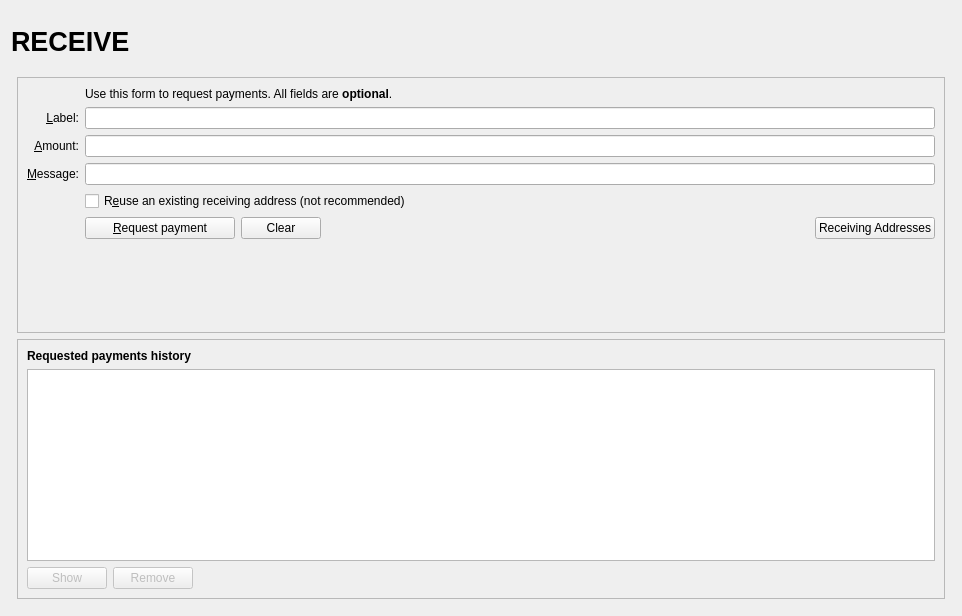
<?xml version="1.0" encoding="UTF-8"?>
<ui version="4.0">
 <class>ReceiveCoinsDialog</class>
 <widget class="QWidget" name="ReceiveCoinsDialog">
  <property name="geometry">
   <rect>
    <x>0</x>
    <y>0</y>
    <width>962</width>
    <height>616</height>
   </rect>
  </property>
  <layout class="QVBoxLayout" name="verticalLayout" stretch="0">
   <item>
    <layout class="QVBoxLayout" name="verticalLayout_Master" stretch="0,1">
     <property name="spacing">
      <number>0</number>
     </property>
     <item>
      <widget class="QFrame" name="frame_Header">
       <layout class="QVBoxLayout" name="verticalLayout_8">
        <property name="leftMargin">
         <number>0</number>
        </property>
        <property name="topMargin">
         <number>0</number>
        </property>
        <property name="rightMargin">
         <number>0</number>
        </property>
        <property name="bottomMargin">
         <number>0</number>
        </property>
        <item>
         <layout class="QHBoxLayout" name="horizontalLayout_Header" stretch="1,0,1">
          <item>
           <widget class="QLabel" name="labelOverviewHeaderLeft">
            <property name="minimumSize">
             <size>
              <width>464</width>
              <height>60</height>
             </size>
            </property>
            <property name="maximumSize">
             <size>
              <width>16777215</width>
              <height>60</height>
             </size>
            </property>
            <property name="font">
             <font>
              <pointsize>20</pointsize>
              <weight>75</weight>
              <bold>true</bold>
             </font>
            </property>
            <property name="text">
             <string>RECEIVE</string>
            </property>
           </widget>
          </item>
          <item>
           <spacer name="horizontalSpacer_3">
            <property name="orientation">
             <enum>Qt::Horizontal</enum>
            </property>
            <property name="sizeHint" stdset="0">
             <size>
              <width>40</width>
              <height>20</height>
             </size>
            </property>
           </spacer>
          </item>
          <item>
           <widget class="QLabel" name="labelOverviewHeaderRight">
            <property name="minimumSize">
             <size>
              <width>464</width>
              <height>60</height>
             </size>
            </property>
            <property name="maximumSize">
             <size>
              <width>16777215</width>
              <height>60</height>
             </size>
            </property>
            <property name="font">
             <font>
              <pointsize>14</pointsize>
             </font>
            </property>
            <property name="text">
             <string/>
            </property>
            <property name="alignment">
             <set>Qt::AlignRight|Qt::AlignTrailing|Qt::AlignVCenter</set>
            </property>
           </widget>
          </item>
         </layout>
        </item>
       </layout>
      </widget>
     </item>
     <item>
      <widget class="QFrame" name="frame_BG">
       <layout class="QVBoxLayout" name="verticalLayout_5">
        <property name="leftMargin">
         <number>6</number>
        </property>
        <property name="topMargin">
         <number>6</number>
        </property>
        <property name="rightMargin">
         <number>6</number>
        </property>
        <property name="bottomMargin">
         <number>6</number>
        </property>
        <item>
         <widget class="QFrame" name="frame2">
          <property name="sizePolicy">
           <sizepolicy hsizetype="Preferred" vsizetype="Expanding">
            <horstretch>0</horstretch>
            <verstretch>0</verstretch>
           </sizepolicy>
          </property>
          <property name="frameShape">
           <enum>QFrame::StyledPanel</enum>
          </property>
          <property name="frameShadow">
           <enum>QFrame::Sunken</enum>
          </property>
          <layout class="QVBoxLayout" name="verticalLayout_3">
           <item>
            <layout class="QGridLayout" name="gridLayout">
             <item row="7" column="2">
              <widget class="QCheckBox" name="reuseAddress">
               <property name="toolTip">
                <string>Reuse one of the previously used receiving addresses.&lt;br&gt;Reusing addresses has security and privacy issues.&lt;br&gt;Do not use this unless re-generating a payment request made before.</string>
               </property>
               <property name="text">
                <string>R&amp;euse an existing receiving address (not recommended)</string>
               </property>
              </widget>
             </item>
             <item row="7" column="0">
              <widget class="QLabel" name="label_4">
               <property name="text">
                <string/>
               </property>
              </widget>
             </item>
             <item row="6" column="0">
              <widget class="QLabel" name="label_3">
               <property name="toolTip">
                <string>An optional message to attach to the payment request, which will be displayed when the request is opened. Note: The message will not be sent with the payment over the ALLCOIN network.</string>
               </property>
               <property name="text">
                <string>&amp;Message:</string>
               </property>
               <property name="alignment">
                <set>Qt::AlignRight|Qt::AlignTrailing|Qt::AlignVCenter</set>
               </property>
               <property name="buddy">
                <cstring>reqMessage</cstring>
               </property>
              </widget>
             </item>
             <item row="4" column="2">
              <widget class="QLineEdit" name="reqLabel">
               <property name="toolTip">
                <string>An optional label to associate with the new receiving address.</string>
               </property>
              </widget>
             </item>
             <item row="6" column="2">
              <widget class="QLineEdit" name="reqMessage">
               <property name="toolTip">
                <string>An optional message to attach to the payment request, which will be displayed when the request is opened.&lt;br&gt;Note: The message will not be sent with the payment over the ALLCOIN network.</string>
               </property>
              </widget>
             </item>
             <item row="2" column="2">
              <widget class="QLabel" name="label_5">
               <property name="text">
                <string>Use this form to request payments. All fields are &lt;b&gt;optional&lt;/b&gt;.</string>
               </property>
              </widget>
             </item>
             <item row="4" column="0">
              <widget class="QLabel" name="label_2">
               <property name="toolTip">
                <string>An optional label to associate with the new receiving address.</string>
               </property>
               <property name="text">
                <string>&amp;Label:</string>
               </property>
               <property name="alignment">
                <set>Qt::AlignRight|Qt::AlignTrailing|Qt::AlignVCenter</set>
               </property>
               <property name="buddy">
                <cstring>reqLabel</cstring>
               </property>
              </widget>
             </item>
             <item row="5" column="0">
              <widget class="QLabel" name="label">
               <property name="toolTip">
                <string>An optional amount to request. Leave this empty or zero to not request a specific amount.</string>
               </property>
               <property name="text">
                <string>&amp;Amount:</string>
               </property>
               <property name="alignment">
                <set>Qt::AlignRight|Qt::AlignTrailing|Qt::AlignVCenter</set>
               </property>
               <property name="buddy">
                <cstring>reqAmount</cstring>
               </property>
              </widget>
             </item>
             <item row="5" column="2">
              <widget class="BitcoinAmountField" name="reqAmount">
               <property name="minimumSize">
                <size>
                 <width>80</width>
                 <height>0</height>
                </size>
               </property>
               <property name="toolTip">
                <string>An optional amount to request. Leave this empty or zero to not request a specific amount.</string>
               </property>
              </widget>
             </item>
             <item row="8" column="0">
              <widget class="QLabel" name="label_7">
               <property name="text">
                <string/>
               </property>
              </widget>
             </item>
             <item row="8" column="2">
              <layout class="QHBoxLayout" name="horizontalLayout">
               <item>
                <widget class="QPushButton" name="receiveButton">
                 <property name="minimumSize">
                  <size>
                   <width>150</width>
                   <height>0</height>
                  </size>
                 </property>
                 <property name="text">
                  <string>&amp;Request payment</string>
                 </property>
                 <property name="icon">
                  <iconset resource="../allcoin.qrc">
                   <normaloff>:/icons/receiving_addresses</normaloff>:/icons/receiving_addresses</iconset>
                 </property>
                </widget>
               </item>
               <item>
                <widget class="QPushButton" name="clearButton">
                 <property name="sizePolicy">
                  <sizepolicy hsizetype="Minimum" vsizetype="Fixed">
                   <horstretch>0</horstretch>
                   <verstretch>0</verstretch>
                  </sizepolicy>
                 </property>
                 <property name="toolTip">
                  <string>Clear all fields of the form.</string>
                 </property>
                 <property name="text">
                  <string>Clear</string>
                 </property>
                 <property name="icon">
                  <iconset resource="../allcoin.qrc">
                   <normaloff>:/icons/remove</normaloff>:/icons/remove</iconset>
                 </property>
                 <property name="autoDefault">
                  <bool>false</bool>
                 </property>
                </widget>
               </item>
               <item>
                <spacer name="horizontalSpacer">
                 <property name="orientation">
                  <enum>Qt::Horizontal</enum>
                 </property>
                 <property name="sizeHint" stdset="0">
                  <size>
                   <width>40</width>
                   <height>20</height>
                  </size>
                 </property>
                </spacer>
               </item>
               <item>
                <widget class="QPushButton" name="receivingAddressesButton">
                 <property name="text">
                  <string>Receiving Addresses</string>
                 </property>
                 <property name="icon">
                  <iconset resource="../allcoin.qrc">
                   <normaloff>:/icons/address-book</normaloff>:/icons/address-book</iconset>
                 </property>
                 <property name="autoDefault">
                  <bool>false</bool>
                 </property>
                </widget>
               </item>
              </layout>
             </item>
             <item row="9" column="2">
              <spacer name="verticalSpacer">
               <property name="orientation">
                <enum>Qt::Vertical</enum>
               </property>
               <property name="sizeHint" stdset="0">
                <size>
                 <width>20</width>
                 <height>40</height>
                </size>
               </property>
              </spacer>
             </item>
            </layout>
           </item>
          </layout>
         </widget>
        </item>
        <item>
         <widget class="QFrame" name="frame">
          <property name="sizePolicy">
           <sizepolicy hsizetype="Preferred" vsizetype="Expanding">
            <horstretch>0</horstretch>
            <verstretch>0</verstretch>
           </sizepolicy>
          </property>
          <property name="frameShape">
           <enum>QFrame::StyledPanel</enum>
          </property>
          <property name="frameShadow">
           <enum>QFrame::Raised</enum>
          </property>
          <layout class="QVBoxLayout" name="verticalLayout_2">
           <item>
            <widget class="QLabel" name="label_6">
             <property name="font">
              <font>
               <weight>75</weight>
               <bold>true</bold>
              </font>
             </property>
             <property name="text">
              <string>Requested payments history</string>
             </property>
            </widget>
           </item>
           <item>
            <widget class="QTableView" name="recentRequestsView">
             <property name="palette">
              <palette>
               <active>
                <colorrole role="Text">
                 <brush brushstyle="SolidPattern">
                  <color alpha="255">
                   <red>51</red>
                   <green>51</green>
                   <blue>51</blue>
                  </color>
                 </brush>
                </colorrole>
               </active>
               <inactive>
                <colorrole role="Text">
                 <brush brushstyle="SolidPattern">
                  <color alpha="255">
                   <red>51</red>
                   <green>51</green>
                   <blue>51</blue>
                  </color>
                 </brush>
                </colorrole>
               </inactive>
               <disabled>
                <colorrole role="Text">
                 <brush brushstyle="SolidPattern">
                  <color alpha="255">
                   <red>85</red>
                   <green>85</green>
                   <blue>85</blue>
                  </color>
                 </brush>
                </colorrole>
               </disabled>
              </palette>
             </property>
             <property name="contextMenuPolicy">
              <enum>Qt::CustomContextMenu</enum>
             </property>
             <property name="tabKeyNavigation">
              <bool>false</bool>
             </property>
             <property name="sortingEnabled">
              <bool>true</bool>
             </property>
            </widget>
           </item>
           <item>
            <layout class="QHBoxLayout" name="horizontalLayout_2">
             <item>
              <widget class="QPushButton" name="showRequestButton">
               <property name="enabled">
                <bool>false</bool>
               </property>
               <property name="toolTip">
                <string>Show the selected request (does the same as double clicking an entry)</string>
               </property>
               <property name="text">
                <string>Show</string>
               </property>
               <property name="icon">
                <iconset resource="../allcoin.qrc">
                 <normaloff>:/icons/edit</normaloff>:/icons/edit</iconset>
               </property>
               <property name="autoDefault">
                <bool>false</bool>
               </property>
              </widget>
             </item>
             <item>
              <widget class="QPushButton" name="removeRequestButton">
               <property name="enabled">
                <bool>false</bool>
               </property>
               <property name="toolTip">
                <string>Remove the selected entries from the list</string>
               </property>
               <property name="text">
                <string>Remove</string>
               </property>
               <property name="icon">
                <iconset resource="../allcoin.qrc">
                 <normaloff>:/icons/remove</normaloff>:/icons/remove</iconset>
               </property>
               <property name="autoDefault">
                <bool>false</bool>
               </property>
              </widget>
             </item>
             <item>
              <spacer name="horizontalSpacer_2">
               <property name="orientation">
                <enum>Qt::Horizontal</enum>
               </property>
               <property name="sizeHint" stdset="0">
                <size>
                 <width>40</width>
                 <height>20</height>
                </size>
               </property>
              </spacer>
             </item>
            </layout>
           </item>
          </layout>
         </widget>
        </item>
       </layout>
      </widget>
     </item>
    </layout>
   </item>
  </layout>
 </widget>
 <customwidgets>
  <customwidget>
   <class>BitcoinAmountField</class>
   <extends>QLineEdit</extends>
   <header>bitcoinamountfield.h</header>
   <container>1</container>
  </customwidget>
 </customwidgets>
 <tabstops>
  <tabstop>reqLabel</tabstop>
  <tabstop>reqAmount</tabstop>
  <tabstop>reqMessage</tabstop>
  <tabstop>reuseAddress</tabstop>
  <tabstop>receiveButton</tabstop>
  <tabstop>clearButton</tabstop>
  <tabstop>recentRequestsView</tabstop>
  <tabstop>showRequestButton</tabstop>
  <tabstop>removeRequestButton</tabstop>
 </tabstops>
 <resources>
  <include location="../allcoin.qrc"/>
 </resources>
 <connections/>
</ui>
